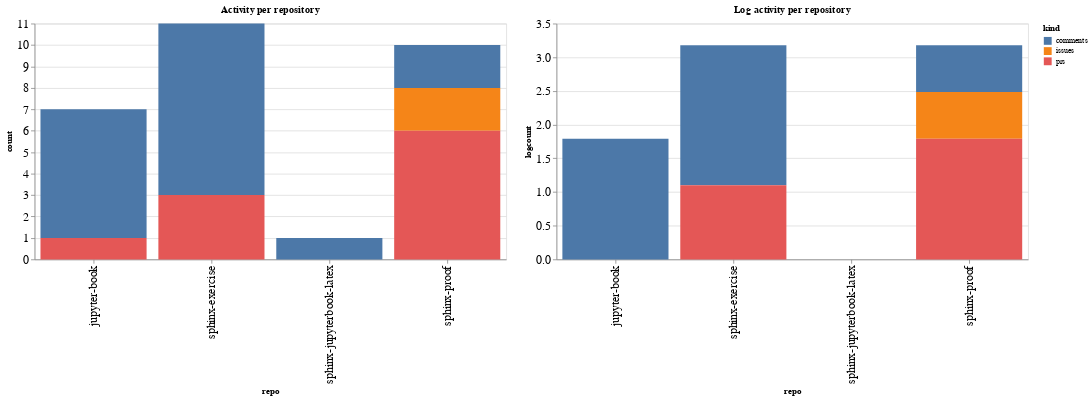

Notebook source saved alongside this figure:
### Code cell
ch1 = alt.Chart(repo_summaries, width=600, title="Activity per repository").mark_bar().encode(
    x='repo',
    y='count',
    color='kind',
    tooltip="kind"
)

ch2 = alt.Chart(repo_summaries, width=600, title="Log activity per repository").mark_bar().encode(
    x='repo',
    y='logcount',
    color='kind',
    tooltip="kind"
)

ch1 | ch2

### Figure 1 — Vega-Lite specification as saved in the notebook (floating-point values rounded to 4 significant figures)
{"config": {"axisLeft": {"labelFontSize": 15}, "axisBottom": {"labelFontSize": 15}}, "hconcat": [{"mark": "bar", "encoding": {"color": {"type": "nominal", "field": "kind"}, "tooltip": {"type": "nominal", "field": "kind"}, "x": {"type": "nominal", "field": "repo"}, "y": {"type": "quantitative", "field": "count"}}, "title": "Activity per repository", "width": 600}, {"mark": "bar", "encoding": {"color": {"type": "nominal", "field": "kind"}, "tooltip": {"type": "nominal", "field": "kind"}, "x": {"type": "nominal", "field": "repo"}, "y": {"type": "quantitative", "field": "logcount"}}, "title": "Log activity per repository", "width": 600}], "data": {"name": "data-aff599d0e366df15ffbe41b56ec06881"}, "$schema": "https://vega.github.io/schema/vega-lite/v4.8.1.json", "datasets": {"data-aff599d0e366df15ffbe41b56ec06881": [{"repo": "jupyter-book", "kind": "comments", "count": 6, "logcount": 1.792}, {"repo": "jupyter-book", "kind": "prs", "count": 1, "logcount": 0.0}, {"repo": "sphinx-exercise", "kind": "comments", "count": 8, "logcount": 2.079}, {"repo": "sphinx-exercise", "kind": "prs", "count": 3, "logcount": 1.099}, {"repo": "sphinx-jupyterbook-latex", "kind": "comments", "count": 1, "logcount": 0.0}, {"repo": "sphinx-proof", "kind": "comments", "count": 2, "logcount": 0.6931}, {"repo": "sphinx-proof", "kind": "issues", "count": 2, "logcount": 0.6931}, {"repo": "sphinx-proof", "kind": "prs", "count": 6, "logcount": 1.792}]}}
